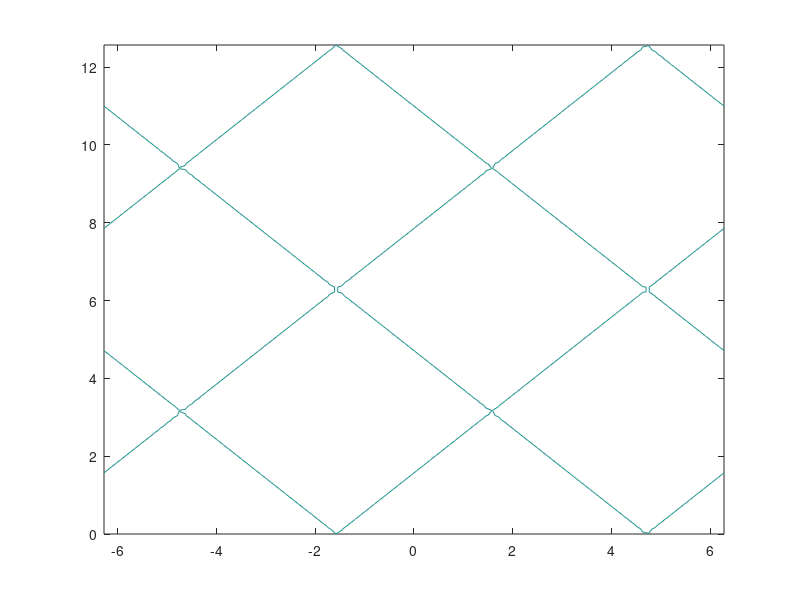

Reproduce this figure in MATLAB.
function test

x = linspace(-2*pi,2*pi);
y = linspace(0,4*pi);
[X,Y] = meshgrid(x,y);
Z = sin(X)+cos(Y);

figure
contour(X,Y,Z,[0,0])